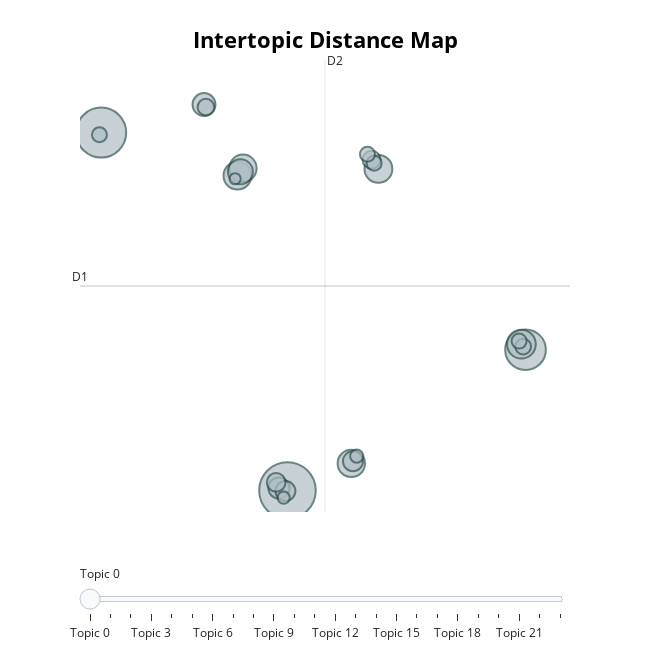

Notebook source saved alongside this figure:
### Code cell
topic_model.visualize_topics()

### Figure 1 — Plotly figure (JSON) as saved in the notebook; plotly's stock layout.template omitted (floating-point values rounded to 4 significant figures)
{"data": [{"customdata": [[0, "large effusion pneumothorax | lung opacities | lung compatible pneumonia | mid lower lung | left upper lobe", 128], [1, "left lung base | lung opacities | thoracic aorta | upper lobectomy | mediastinal contours unchanged", 100], [2, "lobe consistent pneumonia | involving left lung | bronchial obstruction | pneumothorax cardiac | opacity pneumonia atelectasis", 66], [3, "pneumonia pneumothorax | pulmonary lesion excluded | sized left pleural | pulmonary edema single | pulmonary vascular congestion", 33], [4, "chest ct dated | lung concerning lymphangitic | lung zone | lobe collapse | ap diameter chest", 31], [5, "chest ct similar | thoracic spine acute | contours unremarkable pulmonary | setting low lung | atelectasis developing pneumonia", 31], [6, "lobe consolidation lungs | lungs clear cardiomediastinal | lateral view lungs | lungs clear effusion | cardiomediastinal silhouette normal", 30], [7, "pulmonary edema retrocardiac | pleural effusions stable | opacity indicate pneumonia | moderate left pleural | new mild pulmonary", 30], [8, "interstitial pulmonary | opacity lower thoracic | parenchymal distortion emphysema | consolidation convincing pneumonia | interstitial markings similar", 25], [9, "effusion pneumothorax cardiac | radiographs performed pleural | pneumonia frontal lateral | frontal lateral chest | upper lobe opacity", 21], [10, "demonstrate diffuse pulmonary | assessment lung | lower lungs pleural | diffuse bilateral alveolar | lungs hyperinflated streaky", 18], [11, "pneumonia large effusion | diff radiographic abnormality | hemidiaphragm pa lateral | intact emphysema lower | ct removed acute", 16], [12, "lobe pneumonia right | pneumonia cardiomediastinal contours | pneumonia pa lateral | lung clear cardiomediastinal | multifocal pneumonia including", 16], [13, "diffuse abnormality pneumothorax | normal chest radiographs | lung volumes lungs | convincing signs pulmonary | evidence acute cardiopulmonary", 14], [14, "effusions pneumothorax pulmonary | small bilateral pleural | lung probably retrocardiac | effusions severe cardiomegaly | pulmonary vascular congestion", 13], [15, "lobe concerning pneumonia | normal pulmonary vasculature | increased lung markings | cta rule pulmonary | contours normal cardiac", 11], [16, "exclude pneumothorax bilateral | atelectasis right lung | coarse irregular lung | subtle pneumonia short | effusion seen subtle", 10], [17, "lung worrisome pneumonia | retrocardiac opacity atelectasis | left bibasilar opacities | innumerable pulmonary nodules | abdomen demonstrates air", 9], [18, "opacity lungs indistinct | noted pneumothorax unchanged | effusions cardiomegaly confluent | nodules left lung | chest cta", 9], [19, "effusion pneumothorax mid | left basilar pneumonia | heart enlarged bilateral | thoracic upper lumbar | despite limitations lung", 9], [20, "pleural effusions compatible | pneumothorax demonstrated compression | emphysema small right | portably lungs | lobe new bilateral", 9], [21, "abnormalities bibasilar opacities | lungs clear cardiomediastinal | pneumonia new bibasilar | retrocardiac region superiorly | abnormalities identified possible", 7], [22, "contours normal pulmonary | pneumothorax seen bilateral | pulmonary consolidations | view chest right | minimal scarring lung", 6], [23, "effusions right pleural | atrium right ventricle | evidence pneumothorax moderate | pleural fusion lungs | exam severe cardiomegaly", 5]], "hovertemplate": "<b>Topic %{customdata[0]}</b><br>%{customdata[1]}<br>Size: %{customdata[2]}", "legendgroup": "", "marker": {"color": "#B0BEC5", "line": {"color": "DarkSlateGrey", "width": 2}, "size": [128, 100, 66, 33, 31, 31, 30, 30, 25, 21, 18, 16, 16, 14, 13, 11, 10, 9, 9, 9, 9, 7, 6, 5], "sizemode": "area", "sizeref": 0.08, "symbol": "circle"}, "mode": "markers", "name": "", "orientation": "v", "showlegend": false, "type": "scatter", "x": [4.224, -9.236, 21.43, 21.13, 10.8, 0.6117, 8.837, 1.007, 0.8216, -1.807, 3.608, 4.076, 8.956, 3.407, 10.3, -1.668, 21.26, -9.362, 10.49, 20.96, 10.0, 9.228, 3.952, 0.4434], "xaxis": "x", "y": [-4.811, 14.56, 2.809, 3.107, 12.59, 12.23, -3.342, 12.62, 12.44, 16.07, -4.673, -4.839, -3.223, -4.373, 13.09, 15.93, 2.979, 14.44, 12.9, 3.274, 13.38, -2.948, -5.193, 12.06], "yaxis": "y"}], "layout": {"annotations": [{"showarrow": false, "text": "D1", "x": -10.77, "y": 6.256, "yshift": 10}, {"showarrow": false, "text": "D2", "x": 6.936, "xshift": 10, "y": 18.48}], "height": 650, "hoverlabel": {"bgcolor": "white", "font": {"family": "Rockwell", "size": 16}}, "legend": {"itemsizing": "constant", "tracegroupgap": 0}, "margin": {"t": 60}, "shapes": [{"line": {"color": "#CFD8DC", "width": 2}, "type": "line", "x0": 6.936, "x1": 6.936, "y0": -5.972, "y1": 18.48}, {"line": {"color": "#9E9E9E", "width": 2}, "type": "line", "x0": -10.77, "x1": 24.64, "y0": 6.256, "y1": 6.256}], "sliders": [{"active": 0, "pad": {"t": 50}, "steps": [{"args": [{"marker.color": [["red", "#B0BEC5", "#B0BEC5", "#B0BEC5", "#B0BEC5", "#B0BEC5", "#B0BEC5", "#B0BEC5", "#B0BEC5", "#B0BEC5", "#B0BEC5", "#B0BEC5", "#B0BEC5", "#B0BEC5", "#B0BEC5", "#B0BEC5", "#B0BEC5", "#B0BEC5", "#B0BEC5", "#B0BEC5", "#B0BEC5", "#B0BEC5", "#B0BEC5", "#B0BEC5"]]}], "label": "Topic 0", "method": "update"}, {"args": [{"marker.color": [["#B0BEC5", "red", "#B0BEC5", "#B0BEC5", "#B0BEC5", "#B0BEC5", "#B0BEC5", "#B0BEC5", "#B0BEC5", "#B0BEC5", "#B0BEC5", "#B0BEC5", "#B0BEC5", "#B0BEC5", "#B0BEC5", "#B0BEC5", "#B0BEC5", "#B0BEC5", "#B0BEC5", "#B0BEC5", "#B0BEC5", "#B0BEC5", "#B0BEC5", "#B0BEC5"]]}], "label": "Topic 1", "method": "update"}, {"args": [{"marker.color": [["#B0BEC5", "#B0BEC5", "red", "#B0BEC5", "#B0BEC5", "#B0BEC5", "#B0BEC5", "#B0BEC5", "#B0BEC5", "#B0BEC5", "#B0BEC5", "#B0BEC5", "#B0BEC5", "#B0BEC5", "#B0BEC5", "#B0BEC5", "#B0BEC5", "#B0BEC5", "#B0BEC5", "#B0BEC5", "#B0BEC5", "#B0BEC5", "#B0BEC5", "#B0BEC5"]]}], "label": "Topic 2", "method": "update"}, {"args": [{"marker.color": [["#B0BEC5", "#B0BEC5", "#B0BEC5", "red", "#B0BEC5", "#B0BEC5", "#B0BEC5", "#B0BEC5", "#B0BEC5", "#B0BEC5", "#B0BEC5", "#B0BEC5", "#B0BEC5", "#B0BEC5", "#B0BEC5", "#B0BEC5", "#B0BEC5", "#B0BEC5", "#B0BEC5", "#B0BEC5", "#B0BEC5", "#B0BEC5", "#B0BEC5", "#B0BEC5"]]}], "label": "Topic 3", "method": "update"}, {"args": [{"marker.color": [["#B0BEC5", "#B0BEC5", "#B0BEC5", "#B0BEC5", "red", "#B0BEC5", "#B0BEC5", "#B0BEC5", "#B0BEC5", "#B0BEC5", "#B0BEC5", "#B0BEC5", "#B0BEC5", "#B0BEC5", "#B0BEC5", "#B0BEC5", "#B0BEC5", "#B0BEC5", "#B0BEC5", "#B0BEC5", "#B0BEC5", "#B0BEC5", "#B0BEC5", "#B0BEC5"]]}], "label": "Topic 4", "method": "update"}, {"args": [{"marker.color": [["#B0BEC5", "#B0BEC5", "#B0BEC5", "#B0BEC5", "#B0BEC5", "red", "#B0BEC5", "#B0BEC5", "#B0BEC5", "#B0BEC5", "#B0BEC5", "#B0BEC5", "#B0BEC5", "#B0BEC5", "#B0BEC5", "#B0BEC5", "#B0BEC5", "#B0BEC5", "#B0BEC5", "#B0BEC5", "#B0BEC5", "#B0BEC5", "#B0BEC5", "#B0BEC5"]]}], "label": "Topic 5", "method": "update"}, {"args": [{"marker.color": [["#B0BEC5", "#B0BEC5", "#B0BEC5", "#B0BEC5", "#B0BEC5", "#B0BEC5", "red", "#B0BEC5", "#B0BEC5", "#B0BEC5", "#B0BEC5", "#B0BEC5", "#B0BEC5", "#B0BEC5", "#B0BEC5", "#B0BEC5", "#B0BEC5", "#B0BEC5", "#B0BEC5", "#B0BEC5", "#B0BEC5", "#B0BEC5", "#B0BEC5", "#B0BEC5"]]}], "label": "Topic 6", "method": "update"}, {"args": [{"marker.color": [["#B0BEC5", "#B0BEC5", "#B0BEC5", "#B0BEC5", "#B0BEC5", "#B0BEC5", "#B0BEC5", "red", "#B0BEC5", "#B0BEC5", "#B0BEC5", "#B0BEC5", "#B0BEC5", "#B0BEC5", "#B0BEC5", "#B0BEC5", "#B0BEC5", "#B0BEC5", "#B0BEC5", "#B0BEC5", "#B0BEC5", "#B0BEC5", "#B0BEC5", "#B0BEC5"]]}], "label": "Topic 7", "method": "update"}, {"args": [{"marker.color": [["#B0BEC5", "#B0BEC5", "#B0BEC5", "#B0BEC5", "#B0BEC5", "#B0BEC5", "#B0BEC5", "#B0BEC5", "red", "#B0BEC5", "#B0BEC5", "#B0BEC5", "#B0BEC5", "#B0BEC5", "#B0BEC5", "#B0BEC5", "#B0BEC5", "#B0BEC5", "#B0BEC5", "#B0BEC5", "#B0BEC5", "#B0BEC5", "#B0BEC5", "#B0BEC5"]]}], "label": "Topic 8", "method": "update"}, {"args": [{"marker.color": [["#B0BEC5", "#B0BEC5", "#B0BEC5", "#B0BEC5", "#B0BEC5", "#B0BEC5", "#B0BEC5", "#B0BEC5", "#B0BEC5", "red", "#B0BEC5", "#B0BEC5", "#B0BEC5", "#B0BEC5", "#B0BEC5", "#B0BEC5", "#B0BEC5", "#B0BEC5", "#B0BEC5", "#B0BEC5", "#B0BEC5", "#B0BEC5", "#B0BEC5", "#B0BEC5"]]}], "label": "Topic 9", "method": "update"}, {"args": [{"marker.color": [["#B0BEC5", "#B0BEC5", "#B0BEC5", "#B0BEC5", "#B0BEC5", "#B0BEC5", "#B0BEC5", "#B0BEC5", "#B0BEC5", "#B0BEC5", "red", "#B0BEC5", "#B0BEC5", "#B0BEC5", "#B0BEC5", "#B0BEC5", "#B0BEC5", "#B0BEC5", "#B0BEC5", "#B0BEC5", "#B0BEC5", "#B0BEC5", "#B0BEC5", "#B0BEC5"]]}], "label": "Topic 10", "method": "update"}, {"args": [{"marker.color": [["#B0BEC5", "#B0BEC5", "#B0BEC5", "#B0BEC5", "#B0BEC5", "#B0BEC5", "#B0BEC5", "#B0BEC5", "#B0BEC5", "#B0BEC5", "#B0BEC5", "red", "#B0BEC5", "#B0BEC5", "#B0BEC5", "#B0BEC5", "#B0BEC5", "#B0BEC5", "#B0BEC5", "#B0BEC5", "#B0BEC5", "#B0BEC5", "#B0BEC5", "#B0BEC5"]]}], "label": "Topic 11", "method": "update"}, {"args": [{"marker.color": [["#B0BEC5", "#B0BEC5", "#B0BEC5", "#B0BEC5", "#B0BEC5", "#B0BEC5", "#B0BEC5", "#B0BEC5", "#B0BEC5", "#B0BEC5", "#B0BEC5", "#B0BEC5", "red", "#B0BEC5", "#B0BEC5", "#B0BEC5", "#B0BEC5", "#B0BEC5", "#B0BEC5", "#B0BEC5", "#B0BEC5", "#B0BEC5", "#B0BEC5", "#B0BEC5"]]}], "label": "Topic 12", "method": "update"}, {"args": [{"marker.color": [["#B0BEC5", "#B0BEC5", "#B0BEC5", "#B0BEC5", "#B0BEC5", "#B0BEC5", "#B0BEC5", "#B0BEC5", "#B0BEC5", "#B0BEC5", "#B0BEC5", "#B0BEC5", "#B0BEC5", "red", "#B0BEC5", "#B0BEC5", "#B0BEC5", "#B0BEC5", "#B0BEC5", "#B0BEC5", "#B0BEC5", "#B0BEC5", "#B0BEC5", "#B0BEC5"]]}], "label": "Topic 13", "method": "update"}, {"args": [{"marker.color": [["#B0BEC5", "#B0BEC5", "#B0BEC5", "#B0BEC5", "#B0BEC5", "#B0BEC5", "#B0BEC5", "#B0BEC5", "#B0BEC5", "#B0BEC5", "#B0BEC5", "#B0BEC5", "#B0BEC5", "#B0BEC5", "red", "#B0BEC5", "#B0BEC5", "#B0BEC5", "#B0BEC5", "#B0BEC5", "#B0BEC5", "#B0BEC5", "#B0BEC5", "#B0BEC5"]]}], "label": "Topic 14", "method": "update"}, {"args": [{"marker.color": [["#B0BEC5", "#B0BEC5", "#B0BEC5", "#B0BEC5", "#B0BEC5", "#B0BEC5", "#B0BEC5", "#B0BEC5", "#B0BEC5", "#B0BEC5", "#B0BEC5", "#B0BEC5", "#B0BEC5", "#B0BEC5", "#B0BEC5", "red", "#B0BEC5", "#B0BEC5", "#B0BEC5", "#B0BEC5", "#B0BEC5", "#B0BEC5", "#B0BEC5", "#B0BEC5"]]}], "label": "Topic 15", "method": "update"}, {"args": [{"marker.color": [["#B0BEC5", "#B0BEC5", "#B0BEC5", "#B0BEC5", "#B0BEC5", "#B0BEC5", "#B0BEC5", "#B0BEC5", "#B0BEC5", "#B0BEC5", "#B0BEC5", "#B0BEC5", "#B0BEC5", "#B0BEC5", "#B0BEC5", "#B0BEC5", "red", "#B0BEC5", "#B0BEC5", "#B0BEC5", "#B0BEC5", "#B0BEC5", "#B0BEC5", "#B0BEC5"]]}], "label": "Topic 16", "method": "update"}, {"args": [{"marker.color": [["#B0BEC5", "#B0BEC5", "#B0BEC5", "#B0BEC5", "#B0BEC5", "#B0BEC5", "#B0BEC5", "#B0BEC5", "#B0BEC5", "#B0BEC5", "#B0BEC5", "#B0BEC5", "#B0BEC5", "#B0BEC5", "#B0BEC5", "#B0BEC5", "#B0BEC5", "red", "#B0BEC5", "#B0BEC5", "#B0BEC5", "#B0BEC5", "#B0BEC5", "#B0BEC5"]]}], "label": "Topic 17", "method": "update"}, {"args": [{"marker.color": [["#B0BEC5", "#B0BEC5", "#B0BEC5", "#B0BEC5", "#B0BEC5", "#B0BEC5", "#B0BEC5", "#B0BEC5", "#B0BEC5", "#B0BEC5", "#B0BEC5", "#B0BEC5", "#B0BEC5", "#B0BEC5", "#B0BEC5", "#B0BEC5", "#B0BEC5", "#B0BEC5", "red", "#B0BEC5", "#B0BEC5", "#B0BEC5", "#B0BEC5", "#B0BEC5"]]}], "label": "Topic 18", "method": "update"}, {"args": [{"marker.color": [["#B0BEC5", "#B0BEC5", "#B0BEC5", "#B0BEC5", "#B0BEC5", "#B0BEC5", "#B0BEC5", "#B0BEC5", "#B0BEC5", "#B0BEC5", "#B0BEC5", "#B0BEC5", "#B0BEC5", "#B0BEC5", "#B0BEC5", "#B0BEC5", "#B0BEC5", "#B0BEC5", "#B0BEC5", "red", "#B0BEC5", "#B0BEC5", "#B0BEC5", "#B0BEC5"]]}], "label": "Topic 19", "method": "update"}, {"args": [{"marker.color": [["#B0BEC5", "#B0BEC5", "#B0BEC5", "#B0BEC5", "#B0BEC5", "#B0BEC5", "#B0BEC5", "#B0BEC5", "#B0BEC5", "#B0BEC5", "#B0BEC5", "#B0BEC5", "#B0BEC5", "#B0BEC5", "#B0BEC5", "#B0BEC5", "#B0BEC5", "#B0BEC5", "#B0BEC5", "#B0BEC5", "red", "#B0BEC5", "#B0BEC5", "#B0BEC5"]]}], "label": "Topic 20", "method": "update"}, {"args": [{"marker.color": [["#B0BEC5", "#B0BEC5", "#B0BEC5", "#B0BEC5", "#B0BEC5", "#B0BEC5", "#B0BEC5", "#B0BEC5", "#B0BEC5", "#B0BEC5", "#B0BEC5", "#B0BEC5", "#B0BEC5", "#B0BEC5", "#B0BEC5", "#B0BEC5", "#B0BEC5", "#B0BEC5", "#B0BEC5", "#B0BEC5", "#B0BEC5", "red", "#B0BEC5", "#B0BEC5"]]}], "label": "Topic 21", "method": "update"}, {"args": [{"marker.color": [["#B0BEC5", "#B0BEC5", "#B0BEC5", "#B0BEC5", "#B0BEC5", "#B0BEC5", "#B0BEC5", "#B0BEC5", "#B0BEC5", "#B0BEC5", "#B0BEC5", "#B0BEC5", "#B0BEC5", "#B0BEC5", "#B0BEC5", "#B0BEC5", "#B0BEC5", "#B0BEC5", "#B0BEC5", "#B0BEC5", "#B0BEC5", "#B0BEC5", "red", "#B0BEC5"]]}], "label": "Topic 22", "method": "update"}, {"args": [{"marker.color": [["#B0BEC5", "#B0BEC5", "#B0BEC5", "#B0BEC5", "#B0BEC5", "#B0BEC5", "#B0BEC5", "#B0BEC5", "#B0BEC5", "#B0BEC5", "#B0BEC5", "#B0BEC5", "#B0BEC5", "#B0BEC5", "#B0BEC5", "#B0BEC5", "#B0BEC5", "#B0BEC5", "#B0BEC5", "#B0BEC5", "#B0BEC5", "#B0BEC5", "#B0BEC5", "red"]]}], "label": "Topic 23", "method": "update"}]}], "title": {"font": {"color": "Black", "size": 22}, "text": "<b>Intertopic Distance Map</b>", "x": 0.5, "xanchor": "center", "y": 0.95, "yanchor": "top"}, "width": 650, "xaxis": {"anchor": "y", "domain": [0, 1], "range": [-10.77, 24.64], "title": {"text": ""}, "visible": false}, "yaxis": {"anchor": "x", "domain": [0, 1], "range": [-5.972, 18.48], "title": {"text": ""}, "visible": false}}}
